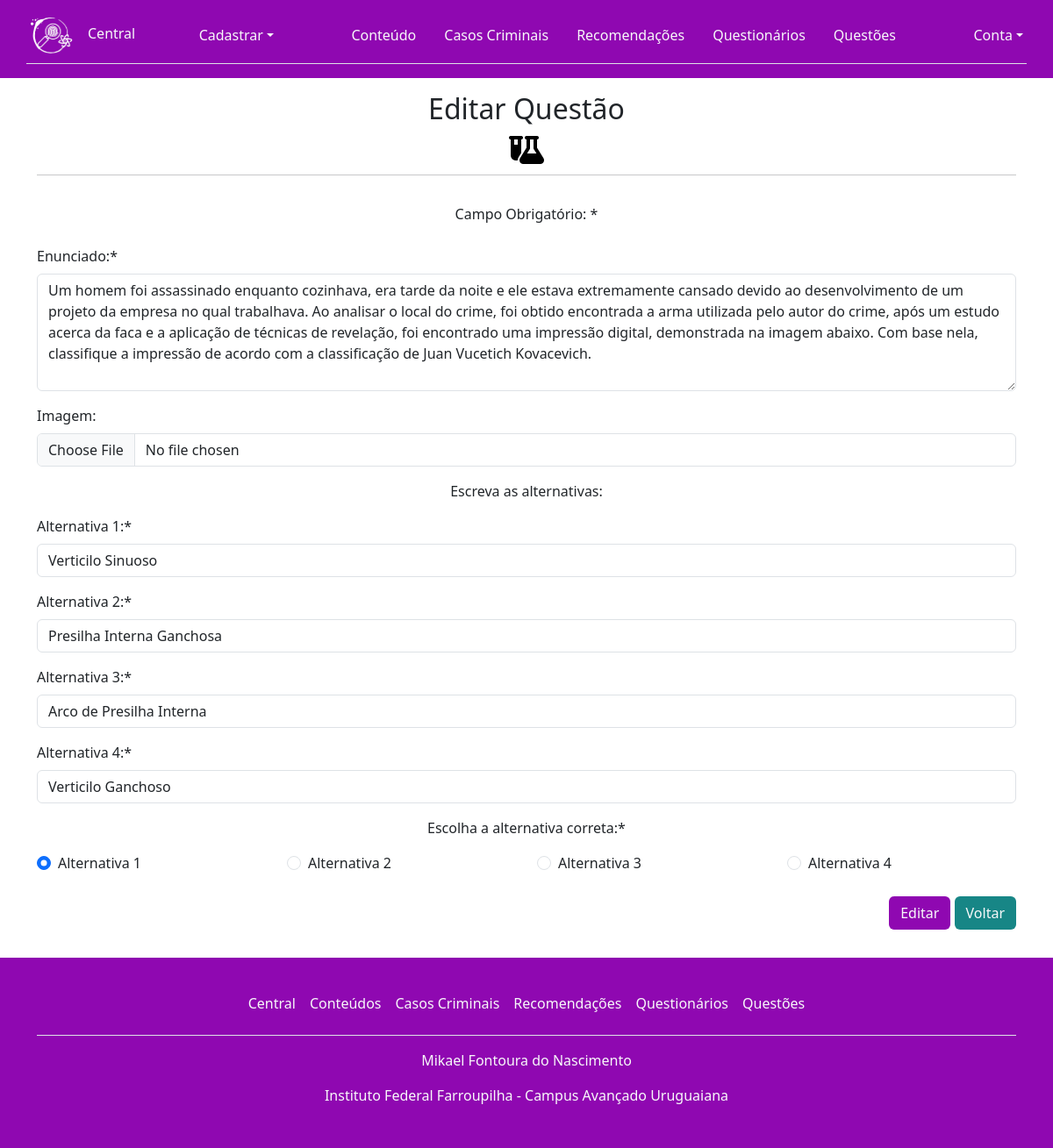
/edit_questao.php?id_questao=17 (signed in), run on the app's committed database.
### tables this page shows
CREATE TABLE `questao` (
  `id_questao` int(11) NOT NULL,
  `enunciado` text NOT NULL,
  `imagem` varchar(255) DEFAULT NULL,
  `alt_correta` varchar(255) NOT NULL,
  `alt_1` varchar(255) NOT NULL,
  `alt_2` varchar(255) NOT NULL,
  `alt_3` varchar(255) NOT NULL,
  `alt_4` varchar(255) NOT NULL
);

### edit_questao.php (the view, shortened to what this page needs)
<?php
include_once("controle.php");
$id_questao = $_GET['id_questao'];
$sql = "SELECT * FROM questao WHERE id_questao='$id_questao'";
$resultado = mysqli_query($conexao, $sql);
if ($resultado == TRUE) {
    $dados = mysqli_fetch_assoc($resultado);
} else {
    echo mysqli_errno($conexao) . ": " . mysqli_error($conexao);
}
?>
<!DOCTYPE html>
<html lang="pt-BR">
<head>
    <link rel="stylesheet" href="https://cdnjs.cloudflare.com/ajax/libs/font-awesome/6.4.0/css/all.min.css" />
    <link rel="stylesheet" href="./assets/css/bootstrap.css">
    <link rel="stylesheet" href="./assets/css/pacote.css">
</head>
<body>
    <?php include_once('cabecalho.php'); ?>
    <main class="container pb-3">
        <div class="row">
            <div class="col">
                <div class="text-center py-3">
                    <h2 class="h2">Editar Questão</h2>
                    <div class="m-3"><i class="fa-solid fa-flask-vial fa-2xl" style="color: #000000;"></i></div>
                    <hr>
                </div>
            </div>
        </div>
        <div class="row">
            <div class="col">
                <form action="processa_questao.php" method="POST" enctype="multipart/form-data">
                    <div class="text-center">
                        <p>Campo Obrigatório: *</p>
                    </div>
                    <div class="row">
                        <div class="col-xl-12 py-2">
                            <label class="form-label">Enunciado:*</label>
                            <textarea class="form-control" name="enunciado" id="enunciado" cols="12" rows="5" required><?php echo $dados['enunciado'] ?></textarea>
                        </div>
                    </div>
                    <div class="row">
                        <div class="col-xl-12 py-2">
                            <label class="form-label">Imagem:</label>
                            <input class="form-control" type="file" name="imagem">
                        </div>
                    </div>
                    <div class="row">
                        <div class="col-xl-12 py-2 text-center">
                            <span>Escreva as alternativas:</span>
                        </div>
                    </div>
                    <div class="row">
                        <div class="col-xl-12 py-2">
                            <label class="form-label">Alternativa 1:*</label>
                            <input class="form-control" type="text" name="alt1" value="<?php echo $dados['alt_1'] ?>" required>
                        </div>
                    </div>
                    <div class="row">
                        <div class="col-xl-12 py-2">
                            <label class="form-label">Alternativa 2:*</label>
                            <input class="form-control" type="text" name="alt2" value="<?php echo $dados['alt_2'] ?>" required>
                        </div>
                    </div>
                    <div class="row">
                        <div class="col-xl-12 py-2">
                            <label class="form-label">Alternativa 3:*</label>
                            <input class="form-control" type="text" name="alt3" value="<?php echo $dados['alt_3'] ?>" required>
                        </div>
                    </div>
                    <div class="row">
                        <div class="col-xl-12 py-2">
                            <label class="form-label">Alternativa 4:*</label>
                            <input class="form-control" type="text" name="alt4" value="<?php echo $dados['alt_4'] ?>" required>
                        </div>
                    </div>
                    <div class="row">
                        <div class="text-center py-2">
                            <span>Escolha a alternativa correta:*</span>
                        </div>
                        <div class="col-xl-3 py-2">
                            <div class="form-check">
                                <input class="form-check-input" type="radio" value="A" name="correta" <?php echo ($dados['alt_correta'] == 'A') ? 'checked' : '' ?>>
                                <label class="form-check-label">Alternativa 1</label>
                            </div>
                        </div>
                        <div class="col-xl-3 py-2">
                            <div class="form-check">
                                <input class="form-check-input" type="radio" value="B" name="correta" <?php echo ($dados['alt_correta'] == 'B') ? 'checked' : '' ?>>
                                <label class="form-check-label">Alternativa 2</label>
                            </div>
                        </div>
                        <div class="col-xl-3 py-2">
                            <div class="form-check">
                                <input class="form-check-input" type="radio" value="C" name="correta" <?php echo ($dados['alt_correta'] == 'C') ? 'checked' : '' ?>>
                                <label class="form-check-label">Alternativa 3</label>
                            </div>
                        </div>
                        <div class="col-xl-3 py-2">
                            <div class="form-check">
                                <input class="form-check-input" type="radio" value="D" name="correta" <?php echo ($dados['alt_correta'] == 'D') ? 'checked' : '' ?>>
                                <label class="form-check-label">Alternativa 4</label>
                            </div>
                        </div>
                    </div>
                    <div class="row">
                        <div class="col">
                            <div class="text-end py-3">
                                <button class="btn link-body-emphasis text-light" type="submit" name="editar" style="background-color: var(--color-purple);">Editar</button>
                                <a class="btn link-body-emphasis text-light" href="list_questao.php" style="background-color: var(--color-blue);">Voltar</a>
                            </div>
                        </div>
                    </div>
                </form>
            </div>
        </div>
    </main>
    <?php include_once('rodape.php') ?>
</body>
</html>

### assets/css/pacote.css (style rules this page uses)
:root { --color-white: rgb(253, 253, 253); --color-dark: rgb(34, 34, 34); --color-purple: rgb(143, 8, 177); --color-blue-dark: rgb(26, 7, 56); --color-blue: rgb(23, 134, 134); --color-red: rgb(179, 2, 2); --color-green: rgb(12, 143, 1); }

### data on the page
questao: enunciado "Um homem foi assassinado enquanto cozinhava, era tarde da noite e ele estava extremamente cansado devido ao desenvolvimento de um projeto da empresa no qual trabalhava. Ao analisar o local do crime, foi obtido encontrada a arma utilizada pelo autor do crime, após um estudo acerca da faca e a aplicação de técnicas de revelação, foi encontrado uma impressão digital, demonstrada na imagem abaixo. Com base nela, classifique a impressão de acordo com a classificação de Juan Vucetich Kovacevich.", alt1 "Verticilo Sinuoso", alt2 "Presilha Interna Ganchosa", alt3 "Arco de Presilha Interna", alt4 "Verticilo Ganchoso", alt_correta "☑"
